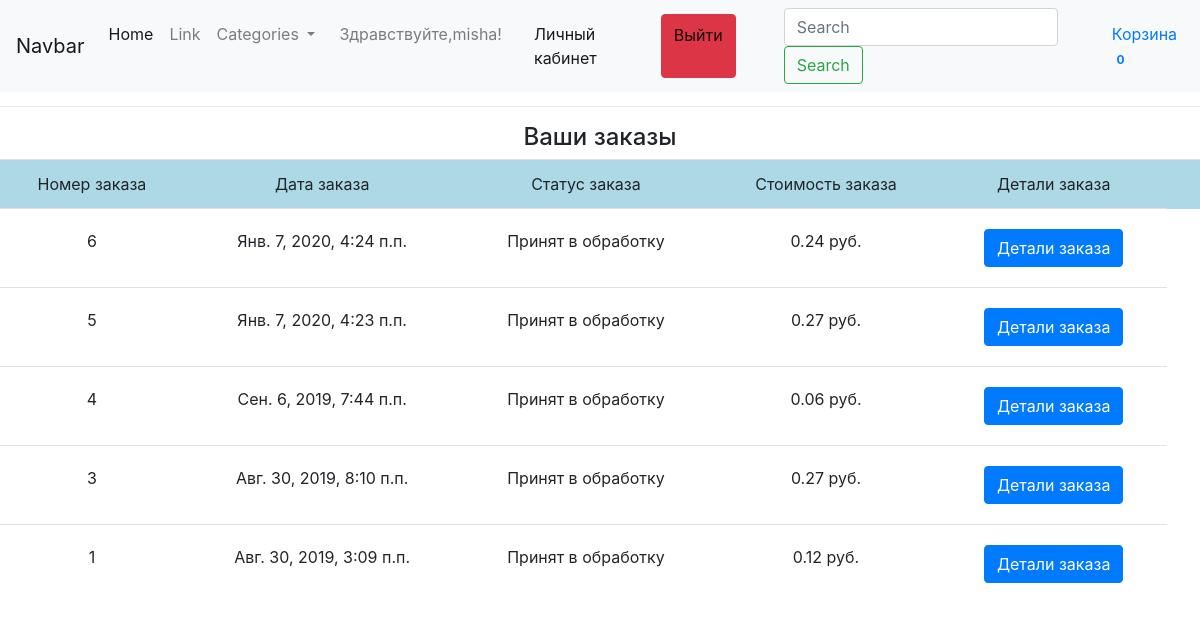
The app's page /account/ (signed in) with its own data.
### ecomapp/models.py (models this page shows, shortened)
class Order(models.Model):
    user = models.ForeignKey(settings.AUTH_USER_MODEL, on_delete=models.CASCADE)
    items = models.ForeignKey(Cart, on_delete=models.CASCADE)
    total = models.DecimalField(max_digits=9, decimal_places=2, default=0.00)
    first_name = models.CharField(max_length=200)
    last_name = models.CharField(max_length=200)
    phone = models.CharField(max_length=20)
    address = models.CharField(max_length=255)
    buying_type = models.CharField(max_length=40, choices=(('Самовывоз', 'Самовывоз'),
                                                           ('Доставка', 'Доставка')), default='Самовывоз')
    date = models.DateTimeField(auto_now_add=True)
    comments = models.TextField()
    status = models.CharField(max_length=100, choices=ORDER_STATUS_CHOICES, default=ORDER_STATUS_CHOICES[0][0])

### ecomapp/views.py (the view)
# urls.py: path('account/', account_view, name='account'),
def account_view(request):
    try:
        order = Order.objects.filter(user=request.user).order_by('-id')
    except:
        return HttpResponseRedirect(reverse('registration'))
    categories = Category.objects.all()
    context = {
        'order': order,
        'categories': categories
    }
    return render(request, 'ecomapp/account.html', context)

### ecomapp/models.py (called while the page is built)
    def get_absolute_url(self):
        return reverse('category_detail', kwargs={'category_slug': self.slug})

### ecomapp/templates/ecomapp/account.html (shortened to what this page needs)
{% extends 'ecomapp/base.html' %}
{% block content %}
<h3 class="text-center">Личный кабинет пользователя {{ request.user }}</h3>
<hr>
<h4 class='text-center'>Ваши заказы</h4>
<table class='table'>
<tr style='background:lightblue;'>
	<td class='text-center'>Номер заказа</td>
	<td class='text-center'>Дата заказа</td>
	<td class='text-center'>Статус заказа</td>
	<td class='text-center'>Стоимость заказа</td>
	<td class='text-center'>Детали заказа</td>
	<td></td>
</tr>
{% for item in order %}
<tr>
	<td class='text-center' style='padding-top: 20px; padding-bottom: 20px;'>{{ item.id }}</td>
	<td class='text-center' style='padding-top: 20px; padding-bottom: 20px;'>{{ item.date }}</td>
	<td class='text-center' style='padding-top: 20px; padding-bottom: 20px;'>{{ item.status }}</td>
	<td class='text-center' style='padding-top: 20px; padding-bottom: 20px;'>{{ item.total }} руб.</td>
	<td class='text-center' style='padding-top: 20px; padding-bottom: 20px;'><button type="button" class="btn btn-primary btn-md" data-toggle="modal" data-target="#myModal-{{ item.id }}">
  Детали заказа
</button></td>
</tr>
{% endfor %}
</table>
{% endblock content %}

### ecomapp/templates/ecomapp/base.html (shortened to what this page needs)
{% load static %}
<!DOCTYPE html>
<html lang="en">
<head>
    <link rel="stylesheet" href="https://stackpath.bootstrapcdn.com/bootstrap/4.3.1/css/bootstrap.min.css"
>
    <link rel="stylesheet" href='{% static "css/shop-homepage.css" %}'>
</head>
<body>
<nav class="navbar navbar-expand-lg navbar-light bg-light fixed-top">
    <a class="navbar-brand" href="#">Navbar</a>
    <div class="collapse navbar-collapse" id="navbarSupportedContent">
        <ul class="navbar-nav mr-auto">
            <li class="nav-item active">
                <a class="nav-link" href='{% url "base" %}'>Home <span class="sr-only">(current)</span></a>
            </li>
            <li class="nav-item">
                <a class="nav-link" href="#">Link</a>
            </li>
            {% if  not request.get_full_path == '/' %}
                <li class="nav-item dropdown">
                    <a class="nav-link dropdown-toggle" href="#" id="navbarDropdown" role="button"
                       data-toggle="dropdown" aria-haspopup="true" aria-expanded="false">
                        Categories
                    </a>
                </li>
            {% endif %}
            {% if not request.user.is_authenticated %}
                <li class="nav-item navbar-text">
                    Здравствуйте,гость!
                </li>
                <li class='nav-item navbar-text mx-3'>
                    Пожалуйста,<a href='{% url "registration" %}'> зарегистрируйтесь </a> или <a
                        href='{% url "login" %}'>войдите</a>
                </li>
            {% else %}
                <li class="nav-item navbar-text mx-3">
                    Здравствуйте,{{ request.user }}!
                </li>
                <li class='nav-item navbar-text mx-3'><a href='{% url "account" %}'> Личный кабинет</a></li>
                <li class='nav-item navbar-text mx-5 btn btn-danger'><a href='{% url "logout" %}'>Выйти</a></li>
            {% endif %}
        </ul>
    </div>
    <form class="form-inline my-2 my-lg-0" action="{% url 'base' %}">
        <input class="form-control mr-sm-2" type="search" placeholder="Search" aria-label="Search" name="search">
        <button class="btn btn-outline-success my-2 my-sm-0" type="submit">Search</button>
    </form>
    <ul class='nav navbar-nav navbar-right' style='margin-left:30px'>
        <li><a href='{% url "cart" %}'>Корзина <span class='badge' id='cart_count'>
  {% if not request.session.total %} 0 {% else %} {{ request.session.total }} {% endif %}</span></a></li>
    </ul>
</nav>
{% block content %}{% endblock content %}
</body>
</html>

### static_in_dev/css/shop-homepage.css (style rules this page uses)
body { padding-top: 56px; }

### records on screen
Order: id "6", date "Янв. 7, 2020, 4:24 п.п.", status "Принят в обработку", total "0.24"
Order: id "5", date "Янв. 7, 2020, 4:23 п.п.", status "Принят в обработку", total "0.27"
Order: id "4", date "Сен. 6, 2019, 7:44 п.п.", status "Принят в обработку", total "0.06"
Order: id "3", date "Авг. 30, 2019, 8:10 п.п.", status "Принят в обработку", total "0.27"
Order: id "1", date "Авг. 30, 2019, 3:09 п.п.", status "Принят в обработку", total "0.12"

### other values on screen
{{ request.user }} "misha"
